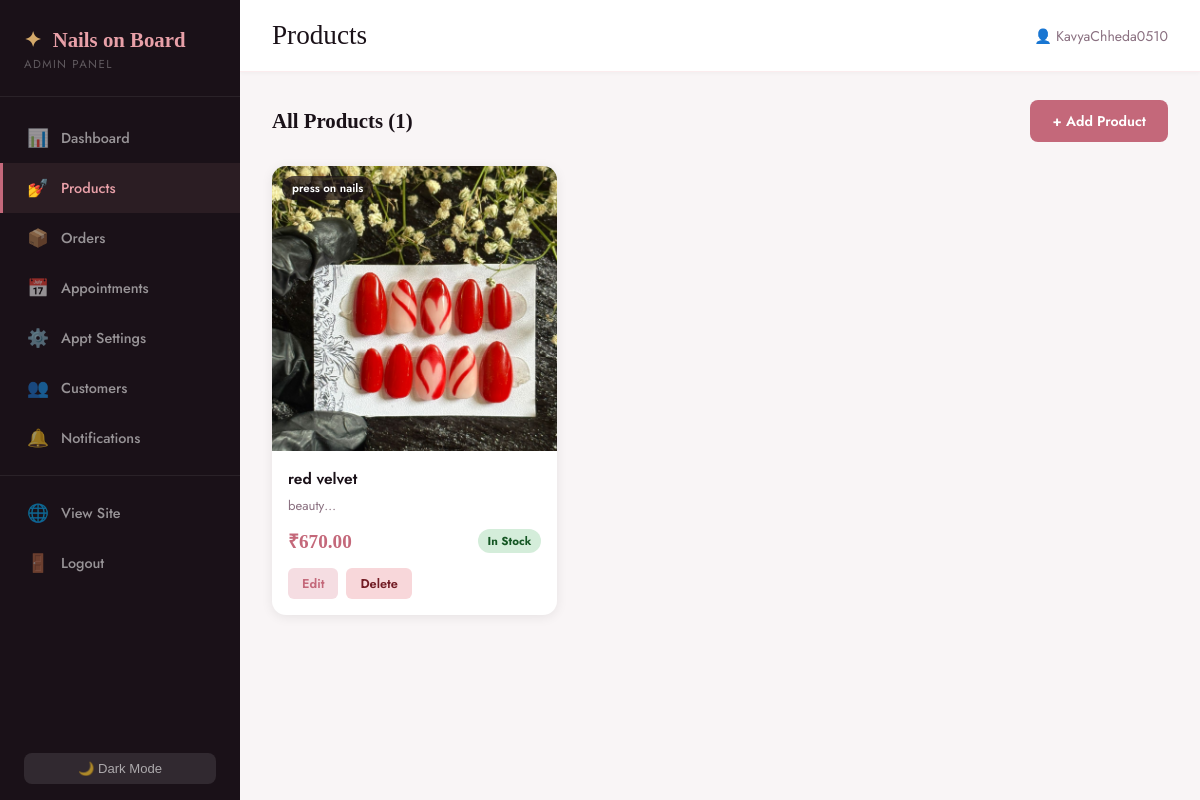
Screenshot of /admin/products (signed in) with the database file from the repository.
### app.py (models this page shows)
class NailProduct(db.Model):
    id             = db.Column(db.Integer, primary_key=True)
    name           = db.Column(db.String(120), nullable=False)
    description    = db.Column(db.Text, nullable=False)
    price          = db.Column(db.Float, nullable=False)
    category       = db.Column(db.String(80), nullable=False)
    image_filename = db.Column(db.String(200), nullable=True)
    in_stock       = db.Column(db.Boolean, default=True)
    created_at     = db.Column(db.DateTime, default=datetime.utcnow)

### app.py (the view)
@app.route('/admin/products')
@admin_required
def admin_products():
    return render_template('admin/products.html',
        products=NailProduct.query.order_by(NailProduct.created_at.desc()).all())

### app.py (called while the page is built)
def admin_required(f):
    from functools import wraps
    @wraps(f)
    def d(*a, **kw):
        if not session.get('admin_logged_in'):
            flash('Please log in as admin.', 'error')
            return redirect(url_for('admin_login'))
        return f(*a, **kw)
    return d

### templates/admin/products.html (shortened to what this page needs)
{% extends "admin/base_admin.html" %}
{% block page_title %}Products{% endblock %}
{% block content %}
<div class="panel-header mb-4">
  <h2>All Products ({{ products|length }})</h2>
  <a href="{{ url_for('admin_add_product') }}" style="background:#c4687a;color:#ffffff;padding:11px 22px;border-radius:8px;font-family:Jost,sans-serif;font-size:.88rem;font-weight:600;text-decoration:none;display:inline-block">+ Add Product</a>
</div>
{% if products %}
<div class="admin-products-grid">
  {% for p in products %}
  <div class="admin-product-card">
    <div class="apc-img">
      {% if p.image_filename %}
        <img src="{{ url_for('static', filename='uploads/nails/' + p.image_filename) }}" alt="{{ p.name }}" />
      {% else %}
        <div class="apc-img-placeholder">💅</div>
      {% endif %}
      <span class="apc-cat">{{ p.category }}</span>
    </div>
    <div class="apc-body">
      <h3>{{ p.name }}</h3>
      <p>{{ p.description[:60] }}…</p>
      <div class="apc-footer">
        <strong>₹{{ "%.2f"|format(p.price) }}</strong>
        <span class="stock-chip {% if p.in_stock %}in{% else %}out{% endif %}">
          {% if p.in_stock %}In Stock{% else %}Out of Stock{% endif %}
        </span>
      </div>
      <div class="apc-actions">
        <a href="{{ url_for('admin_edit_product', pid=p.id) }}" class="btn-edit">Edit</a>
        <form method="POST" action="{{ url_for('admin_delete_product', pid=p.id) }}" onsubmit="return confirm('Delete this product?')">
          <button type="submit" class="btn-delete">Delete</button>
        </form>
      </div>
    </div>
  </div>
  {% endfor %}
</div>
{% else %}
<div class="empty-state-admin">
  <p>No products yet. <a href="{{ url_for('admin_add_product') }}">Add your first product →</a></p>
</div>
{% endif %}
{% endblock %}

### static/css/admin.css (style rules this page uses)
:root { --rose: #e8a0a8; --deep-rose: #c4687a; --blush: #f5dde2; --cream: #fdf8f5; --dark: #1a1118; --mid: #4a3040; --muted: #8a7080; --white: #ffffff; --gold: #d4a96a; --sidebar-w: 240px; --admin-bg: #f9f5f6; --shadow: 0 2px 12px rgba(0,0,0,0.08); }
*, *::before, *::after { box-sizing: border-box; margin: 0; padding: 0; }
body { font-family: 'Jost', sans-serif; background: var(--admin-bg); color: var(--dark); }
.admin-body { display: flex; min-height: 100vh; }
.panel-header { display: flex; justify-content: space-between; align-items: center; margin-bottom: 18px; }
.panel-header h2 { font-family: 'Cormorant Garamond', serif; font-size: 1.3rem; font-weight: 600; color: var(--dark); }
.panel-header a, .panel-header a:visited { color: var(--deep-rose); text-decoration: none; font-size: 0.85rem; }
.mb-4 { margin-bottom: 24px; }
.admin-products-grid { display: grid; grid-template-columns: repeat(auto-fill, minmax(240px, 1fr)); gap: 20px; }
.admin-product-card { background: var(--white); border-radius: 14px; overflow: hidden; box-shadow: var(--shadow); }
.apc-img { position: relative; aspect-ratio: 1; overflow: hidden; }
.apc-img img { width: 100%; height: 100%; object-fit: cover; }
.apc-cat { position: absolute; top: 10px; left: 10px; background: rgba(26,17,24,0.7); color: var(--white); font-size: 0.72rem; padding: 4px 10px; border-radius: 20px; font-weight: 600; }
.apc-body { padding: 16px; }
.apc-body h3 { font-weight: 600; font-size: 0.97rem; margin-bottom: 6px; color: var(--dark); }
.apc-body p { font-size: 0.82rem; color: var(--muted); margin-bottom: 12px; }
.apc-footer { display: flex; justify-content: space-between; align-items: center; margin-bottom: 14px; }
.apc-footer strong { font-family: 'Cormorant Garamond', serif; font-size: 1.2rem; color: var(--deep-rose); }
.stock-chip { font-size: 0.72rem; font-weight: 700; padding: 4px 10px; border-radius: 20px; }
.stock-chip.in { background: #d4edda; color: #155724; }
.apc-actions { display: flex; gap: 8px; }
.btn-edit { padding: 6px 14px; background: var(--blush); color: var(--deep-rose); border: none; border-radius: 6px; font-family: 'Jost', sans-serif; font-size: 0.8rem; font-weight: 600; cursor: pointer; text-decoration: none; transition: all 0.2s; }
.btn-delete { padding: 6px 14px; background: #f8d7da; color: #721c24; border: none; border-radius: 6px; font-family: 'Jost', sans-serif; font-size: 0.8rem; font-weight: 600; cursor: pointer; transition: all 0.2s; }

### rows the page displays
NailProduct: image_filename (picture), category "press on nails", name "red velvet", description "beauty", price "670.00", in_stock "In Stock"

### other values shown
{{ session.admin_username }} "KavyaChheda0510"
{{ products|length }} "1"
